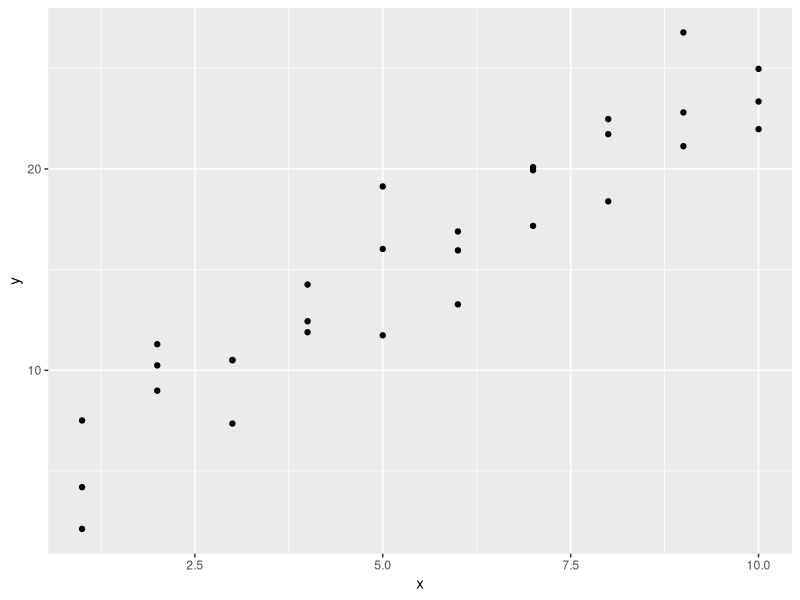
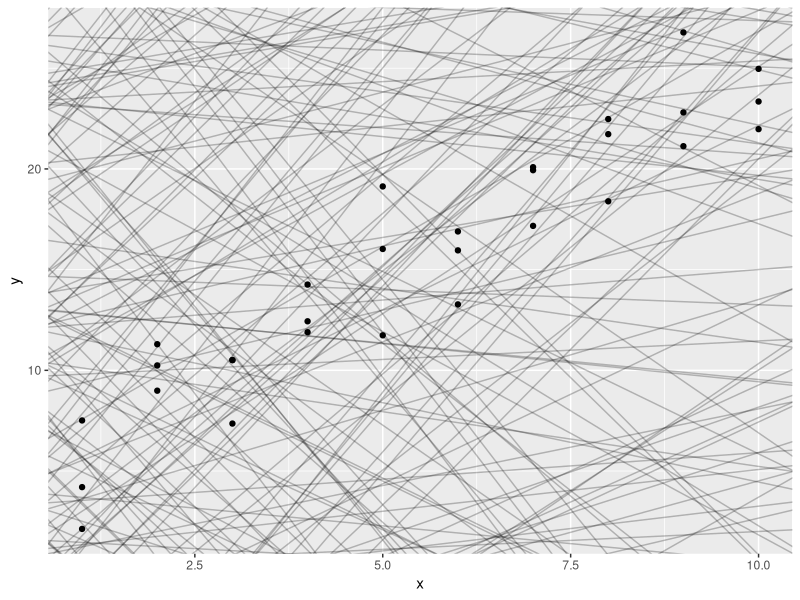
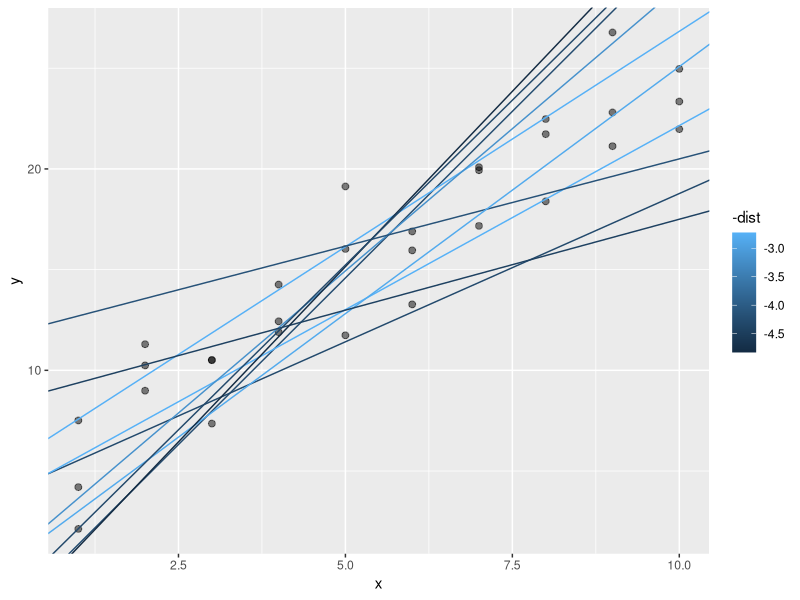
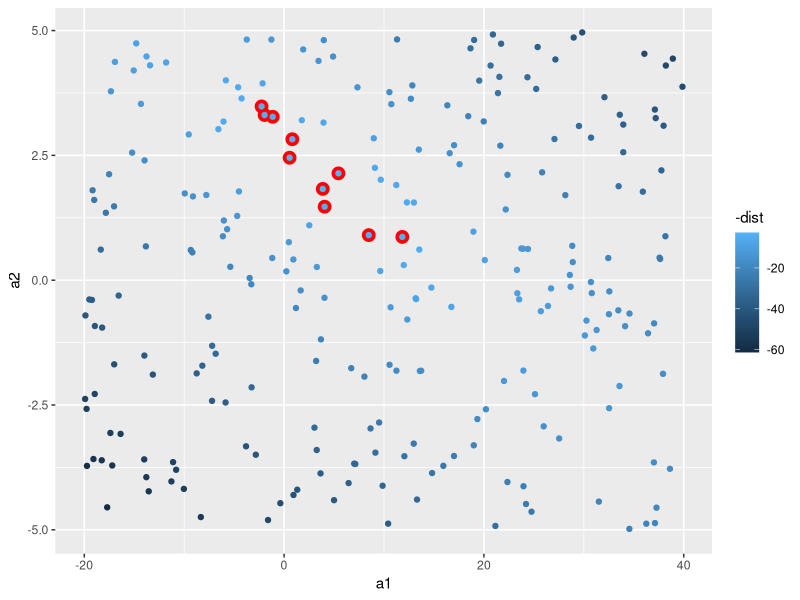
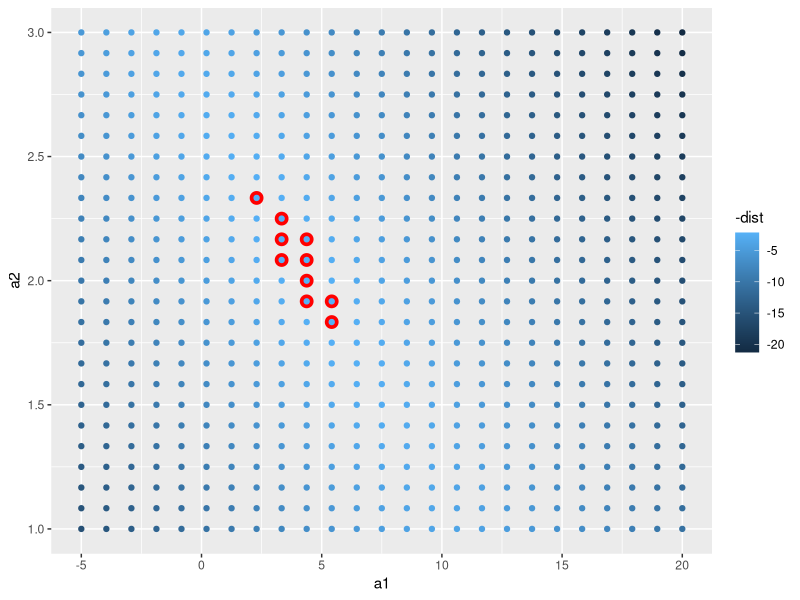
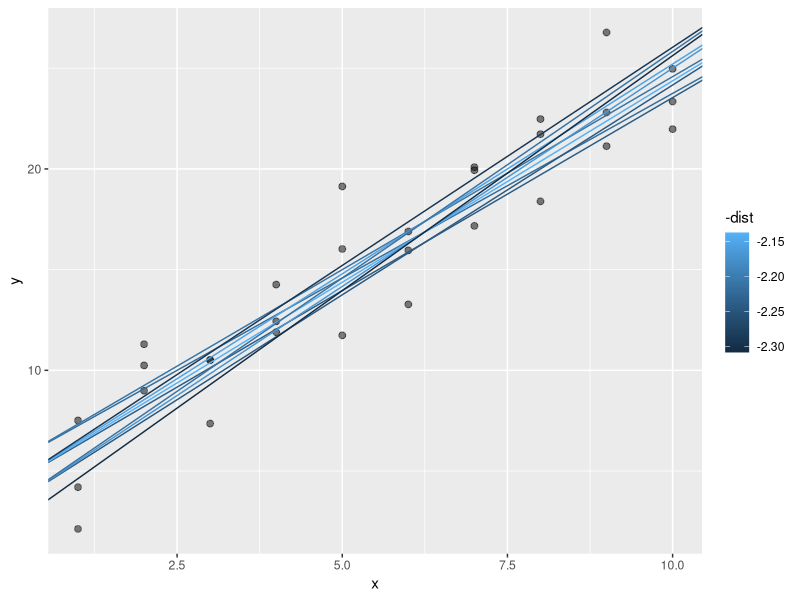
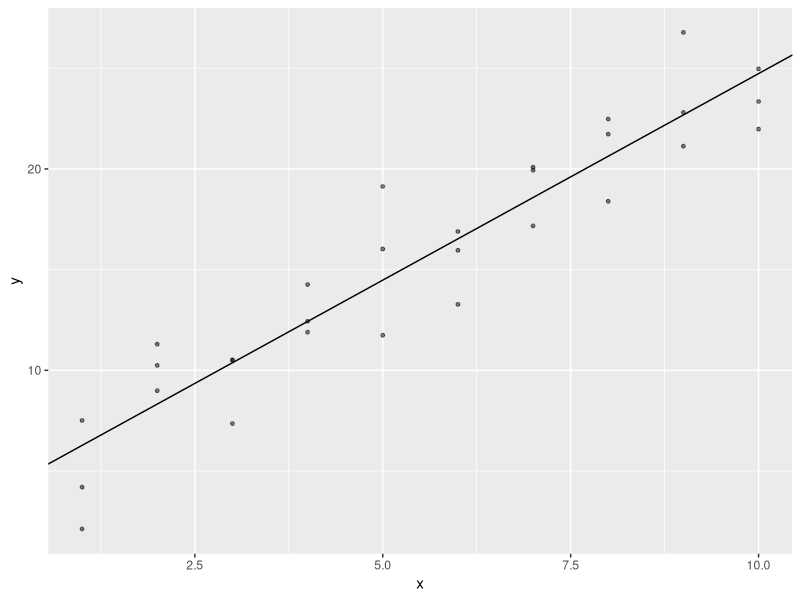
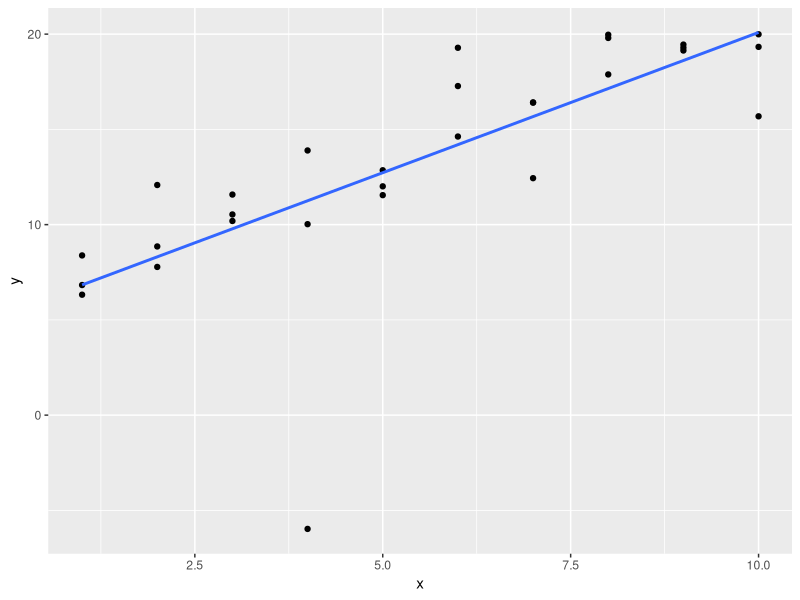

These charts were generated, in order, by the following R code:

# source: https://r4ds.had.co.nz/model-basics.html


library(tidyverse)
library(modelr)

# NA's are not silently dropped
options(na.action = na.warn)



# A simple model ----------------------------------------------------------

data(sim1)

# sim1-data set
ggplot(data = sim1, aes(x = x, y = y)) +
  geom_point()



## random search ----------------------------------------------------------
# run mutiple linear models to get a feeling
models <- tibble(
  a1 = runif(n = 250, min = -20, max = 40),
  a2 = runif(n = 250, min = -5, max = 5)
)


ggplot(sim1, aes(x = x, y = y)) + 
  geom_abline(aes(intercept = a1, slope = a2),
              data = models,
              alpha = 0.25) + 
  geom_point()




# create model-prediction-function (turn model into a function)
model1 <- function(a, data) {
  
  # yhat = b0 + b1 * x
  a[1] + a[2] * data$x
}

# 7 and 1.5 are the parameters of the  1.model!
model1(c(7, 1.5), sim1)




# measure distance between yhat and y with one value
# => “root-mean-squared deviation”
# We compute the difference between actual (y)
# and predicted (yhat), square them, average them, 
# and the take the square root. 

measure_distance <- function(mod, data) {
  
  # difference = y - yhat (= b0 + b1 * x)
  diff <- data$y - model1(mod, data)
  
  # square differecnt, average it and take the square root
  sqrt(mean(diff^2))
}


measure_distance(c(7, 1.5), sim1)



# let's compute the difference for all 250 models above

sim1_dist <- function(a1, a2) {
  measure_distance(c(a1, a2), sim1)
}

# need a purrr-helper function because 
# our distance function expects the model 
# as a numeric vector of length 2.
models <- models %>% 
  mutate(dist = purrr::map2_dbl(a1, a2, sim1_dist))

View(models)


# plot the 10 best fitting models
ggplot(sim1, aes(x = x, y = y)) +
  geom_point(size = 2, alpha = 0.5) + 
  geom_abline(
    aes(intercept = a1, slope = a2, color = -dist),
    data = filter(models, rank(dist) <= 10)
  )


# or think of the models as data points (observations)
# again the best 10 are highlighted
ggplot() +
  geom_point(aes(x = a1, y = a2),
             size = 4, 
             color = "red",
             data = filter(models, rank(dist) <= 10)) + 
  geom_point(aes(x = a1, y = a2,
                 color = -dist),
             data = models)



## grid search ------------------------------------------------------------

# instead of fitting models randomly we could do it more 
# systematically

grid <- expand.grid(
  # range is picked from the top 10 models above...
  a1 = seq(-5, 20, length = 25),
  a2 = seq(1, 3, length = 25)
  ) %>% 
  mutate(dist = purrr::map2_dbl(a1, a2, sim1_dist))

grid %>% 
  ggplot(aes(x = a1, y = a2)) + 
  geom_point(data = filter(grid, rank(dist) <= 10),
             size = 4, 
             color = "red") + 
  geom_point(aes(color = -dist))


ggplot(sim1, aes(x = x, y = y)) + 
  geom_point(size = 2, alpha = 0.5) + 
  geom_abline(
    aes(intercept = a1, slope = a2, color = -dist),
    data = filter(grid, rank(dist) <= 10)
  )

# compare to random search => distances between y and yhat are much smaller!
# You could imagine iteratively making the grid finer and finer until
# you narrowed in on the best model. But there is an even better way...




## Newton-Raphson-search --------------------------------------------------
# numerical minimisation tool

best <- optim(c(0, 0), measure_distance, data = sim1)
best$par

# If you have a function that defines the distance between a model and a dataset, 
# an algorithm (optim()) that can minimise that distance by modifying the parameters 
# of the model, you can find the best model. The neat thing about this approach is 
# that it will work for any family of models that you can write an equation for.

ggplot(sim1, aes(x = x, y = y)) +
  geom_point(size = 1, alpha = 0.5) +
  geom_abline(intercept = best$par[1], slope = best$par[2])

# looks damn good!



## linear model -----------------------------------------------------------

# y = a_1 + a_2 * x_1 + a_3 * x_2 + ... a_n * x_(n-1)

sim1_mod <- lm(y ~ x, data = sim1)

coef(sim1_mod)

# These are exactly the same values we got with optim()! 
# Behind the scenes lm() doesn’t use optim() but instead 
# takes advantage of the mathematical structure of linear 
# models. Using some connections between geometry, 
# calculus, and linear algebra, lm() actually finds the 
# closest model in a single step, using a sophisticated 
# algorithm. This approach is both faster, and guarantees 
# that there is a global minimum.




### Exercises -------------------------------------------------------------

# 1)
# One downside of the linear model is that it is **sensitive** to 
# unusual values because the distance incorporates a squared 
# term. Fit a linear model to the simulated data below, and 
# visualise the results. Rerun a few times to generate different 
# simulated datasets. What do you notice about the model?


# student t-distribution
sim1a <- tibble(
  x = rep(1:10, each = 3),
  y = x * 1.5 + 6 + rt(length(x), df = 2)
  )


ggplot(sim1a, aes(x= x, y = y)) +
  geom_point() + 
  geom_smooth(method = "lm", se = FALSE)


# compare to normal distribution
sim1b <- tibble(
  x = rep(1:10, each = 3),
  y = x * 1.5 + 6 * rnorm(length(x), mean = 0, sd = 1)
  )
          

ggplot(sim1b, aes(x = x, y = y)) +
  geom_point() + 
  geom_smooth(method = "lm", se = FALSE)


# the probability to get outliers is higher with the students-t-distribution
# why?
# students-t-distribution has heavier tails than the normal distribution!
# probability for outliers ist higher!

tibble(
  x = seq(-5, 5, length.out = 5000),
  normal = dnorm(x, mean = 0, sd = 1),
  student_t = dt(x, df = 2)
) %>% 
  pivot_longer(cols = c(normal, student_t), 
               names_to = "distribution",
               values_to = "densitiy") %>% 
  ggplot(aes(x = x, y = densitiy, colour = distribution)) +
  geom_line()



# 2)
# One way to make linear models more robust is to use a different distance 
# measure. For example, instead of root-mean-squared distance, you could 
# use mean-absolute distance:

measure_distance_2 <- function(mod, data) {
  diff <- data$y - model1(mod, data)
  mean(abs(diff))
}


# Use optim() to fit this model to the simulated data above and compare 
# it to the linear model.


# Newton-Raphson search with measure_distance_2 (!)
newton_raphson_2 <- optim(c(0, 0), measure_distance_2, data = sim1a)
newton_raphson_2$par


ggplot(sim1a, aes(x = x, y = y)) +
  geom_point(size = 1, alpha = 0.5) +
  geom_abline(intercept = newton_raphson_2$par[1], slope = newton_raphson_2$par[2])


# linear model
linear_model <- lm(y ~ x, data = sim1a)
linear_model$coefficients

ggplot(sim1a, aes(x = x, y = y)) +
  geom_point(size = 1, alpha = 0.5) +
  geom_abline(intercept = linear_model$coefficients[1],
              slope = linear_model$coefficients[2])



# compare to measure_distance
newton_raphson <- optim(c(0, 0), measure_distance, data = sim1a)
newton_raphson$par

ggplot(sim1a, aes(x = x, y = y)) +
  geom_point(size = 1, alpha = 0.5) +
  geom_abline(intercept = newton_raphson$par[1], 
              slope = newton_raphson$par[2])


# compare the regression lines of the 3 models
# coefficients and regression line with measure_distance are the same as the lm-coefficients!
# measure_distance_2 is slightly different => calculated with another formula!





# Visualising models ------------------------------------------------------


## Predictions ------------------------------------------------------------

# predictors show us the pattern, the model has captured!

# take a look at the sim1 data again
View(sim1)


# create a grid
grid <- sim1 %>% 
  data_grid(x)

grid


# add predictions (1 perdiction per x-value)
grid <- grid %>% 
  add_predictions(sim1_mod)

grid


# plot => the predictors reduce the model (linear relationship between the data points)
ggplot() +
  geom_point(data = sim1, aes(x = x, y = y)) +
  geom_line(data = grid, aes(x = x, y = pred),
            color = "red")




## Residuals (flip side of predictors) ------------------------------------

# residuals tell you what the model has missed!
# residuals = y (observed values) - yhat (predicted values)

# we need the original data set to calculate the residuals!
sim1 <- sim1 %>% 
  add_residuals(sim1_mod)

sim1


# how spread are the residuals?
ggplot(sim1, aes(x = resid)) +
  geom_freqpoly(binwidth = 0.5)

# mean of the residuals will always be 0
mean(sim1$resid)

ggplot(sim1, aes(x = x, y = resid)) + 
  geom_ref_line(h = 0, colour = "red") +
  geom_point()


# Putting a reference line at zero for residuals is important because 
# good models (generally) should have residuals centered at zero, with 
# approximately the same variance (or distribution) over the support of x, 
# and no correlation. A zero reference line makes it easier to judge these 
# characteristics visually.




### Exercises  ------------------------------------------------------------

# Instead of using lm() to fit a straight line, you can use loess() to fit 
# a smooth curve. Repeat the process of model fitting, grid generation, 
# predictions, and visualization on sim1 using loess() instead of lm(). 
# How does the result compare to geom_smooth()?


sim1_loess <- loess(y ~ x, data = sim1)
sim1_lm <- lm(y ~ x, data = sim1)


sim1 <- sim1 %>% 
  add_residuals(sim1_lm) %>% 
  add_predictions(sim1_lm) %>% 
  add_residuals(sim1_loess, var = "resid_loess") %>% 
  add_predictions(sim1_loess, var = "pred_loess")


sim1

# plot predictors (loess)
ggplot(data = sim1, aes(x = x, y = y)) +
  geom_point() +
  geom_line(aes(x = x, y = pred_loess), color = "red", size = 1)

# NOTE: this is the default method of geom_smooth...
ggplot(data = sim1, aes(x = x, y = y)) +
  geom_point() +
  geom_smooth(se = FALSE)

# plot predictors (lm)
ggplot(data = sim1, aes(x = x, y = y)) +
  geom_point() + 
  geom_line(aes(x = x, y = pred), color = "red", size = 1)

# NOTE: this is another method of geom_smooth...
ggplot(data = sim1, aes(x = x, y = y)) +
  geom_point() + 
  geom_smooth(method = "lm", se = FALSE)


# compare the residuals (!)
ggplot(data = sim1) +
  geom_ref_line(h = 0, colour = "black") + 
  # lm
  geom_point(aes(x = x, y = resid), color = "red") +
  # loess 
  geom_point(aes(x = x, y = resid_loess), color = "blue")

# loess has in general smaller residuals within (!) the sample...




## Categorical variables --------------------------------------------------


# Generating a function from a formula is straight forward when the predictor is 
# continuous, but things get a bit more complicated when the predictor is **categorical**. 
# Imagine you have a formula like y ~ sex, where sex could either be male or female. 
# It doesn’t make sense to convert that to a formula like y = x_0 + x_1 * sex because 
# sex isn’t a number - you can’t multiply it! Instead what R does is convert it to 
# y = x_0 + x_1 * sex_male where sex_male is one if sex is male and zero otherwise:

df <- tribble(
  ~ sex, ~ response,
  "male", 1,
  "female", 2,
  "male", 1
)

df

model_matrix(df, response ~ sex)

# **dummy-trap**
# You might wonder why R also doesn’t create a sexfemale column. The problem 
# is that would create a column that is perfectly predictable based on the 
# other columns (i.e. sexfemale = 1 - sexmale). Unfortunately the exact details 
# of why this is a problem is beyond the scope of this book, but basically it 
# creates a model family that is too flexible, and will have infinitely many 
# models that are equally close to the data.


# plot
data(sim2)
View(sim2)
ggplot(sim2, aes(x = x , y = y)) +
  geom_point()


# generate model
mod2 <- lm(y ~ x, data = sim2)

grid <- sim2 %>% 
  data_grid(x) %>% 
  # again one perditor per x value...
  add_predictions(mod2)

grid


# Effectively, a model with a categorical X-variable will predict 
# the mean value for each category!
# Why? Because the mean minimises the root-mean-squared distance!
ggplot(data = sim2, aes(x = x, y = y)) +
  geom_point() +
  geom_point(data = grid, aes(x = x, y = pred), 
             color = "red",
             size = 2)


# compare to the regression-output!
mod2
# xa is the reference category
# the coefficients tell you the difference between the mean values!
# for example if you switch form xa (mean = 1.15) to xb (mean = 8.12)
# the coefficient is 8.12 - 1.15 = 6.96
# etc.!



## Interactions (continuous and categorical) ------------------------------

data(sim3)

# what happens if you have a contonuous and a categorical predictors?
# lets take a look! x1 = continuous, x2 = categorical
ggplot(data = sim3, aes(x = x1, y = y)) +
  geom_point(aes(color = x2))


# 2 possible models
# 1. 
mod1 <- lm(y ~ x1 + x2, data = sim3)

# 2.
mod2 <- lm(y ~ x1 * x2, data = sim3)
# y ~ x1 * x2 is translated to y = a_0 + a_1 * x1 + a_2 * x2 + a_12 * x1 * x2
# Note that whenever you use *, both the interaction AND 
# the individual components are included in the model.


# visualise these two models
# create a data-grid
grid <- sim3 %>% 
  # now we need both variables!
  data_grid(x1, x2) %>% 
  # gather the predictions form both models in one step
  gather_predictions(mod1, mod2)


View(grid)


# visualise the results for both models
ggplot(data = sim3, aes(x = x1, y = y, color = x2)) +
  geom_point() +
  geom_line(data = grid, aes(x = x1, y = pred, color = x2)) +
  facet_wrap(~model) +
  labs(title = "Model Comparison (continuous and categorical)",
       subtitle = "mod1 = no interactions | mod2 = interactions")

# Note that the model that uses + (no interaction) has the same slope for each 
# line, but different intercepts. The model that uses * (interaction) has a 
# different slope AND intercept for each line.


# which model perfoms better?
# take a look at the residuals!

sim3 <- sim3 %>% 
  gather_residuals(mod1, mod2)

View(sim3)

sim3 %>% 
  ggplot(aes(x = x1, y = resid, color = x2)) +
  geom_point() + 
  # facet grid (model AND x2)
  facet_grid(~ model ~ x2)

# mod1: patterns are clearly visible (!)
# => mod1 has missed these patterns!

# mod2: no patterns visible
# => mod2 has captured these patterns! 



## Interactions (two continuous) ------------------------------------------

data (sim4)

mod1 <- lm(y ~ x1 + x2, data = sim4)
mod2 <- lm(y ~ x1 * x2, data = sim4)
# y ~ x1 * x2 is translated to y = a_0 + a_1 * x1 + a_2 * x2 + a_12 * x1 * x2

grid <- sim4 %>% 
  data_grid(
    # not every single value of x is needed here...
    # take a look at the seq_range()-function!
    # => pretty = TRUE, trim, expand...
    x1 = seq_range(x1, 5),
    x2 = seq_range(x2, 5)
  ) %>% 
  gather_predictions(mod1, mod2)


grid


# visualise model (first as a 3d surface from the top)

ggplot(data = grid, aes(x = x1, y = x2, fill = pred)) +
  geom_tile() + 
  facet_wrap(~ model) +
  scale_fill_viridis_b() +
  labs(title = "Model Comparison (continuous and continuous)",
       subtitle = "mod1 = no interactions | mod2 = interactions")

# the models do not look that different...



# visualise model (multiple slices from either side)

p1 <- ggplot(data = grid, aes(x = x1, y = pred, color = x2, group = x2)) + 
  geom_line() + 
  facet_wrap(~ model) +
  labs(title = "Model Comparison (continuous and continuous)",
       subtitle = "mod1 = no interactions | mod2 = interactions")


p2 <- ggplot(data = grid, aes(x = x2, y = pred, color = x1, group = x1)) +
  geom_line() + 
  facet_wrap(~ model) +
  labs(title = "Model Comparison (continuous and continuous)",
       subtitle = "mod1 = no interactions | mod2 = interactions")


library(patchwork)
p1 + p2

# An interaction says that there’s not a fixed offset: 
# => you need to consider both (!) values of x1 and x2 simultaneously in order to predict y.
# Interaction: x1 and x2 are connected (if you change one of them, you change the other as well)
# => different slopes AND intercepts!


# You can see that even with just two continuous variables, coming up with good visualisations 
# are hard. But that’s reasonable: you shouldn’t expect it will be easy to understand how 
# three or more variables simultaneously interact!




## Transformations --------------------------------------------------------

# Transformations are useful because you can use them to approximate non-linear 
# functions. If you’ve taken a calculus class, you may have heard of Taylor’s 
# theorem which says you can approximate any smooth function with an infinite 
# sum of polynomials. That means you can use a polynomial function to get 
# arbitrarily close to a smooth function by fitting an equation like 
# y = a_1 + a_2 * x + a_3 * x^2 + a_4 * x ^ 3. 
# Typing that sequence by hand is tedious, so R provides a helper function: poly():

# NOTE: you can always take a look, what R is doing in the "backgroud"

df <- tribble(
  ~y, ~x,
  1,  1,
  2,  2, 
  3,  3
)

model_matrix(df, y ~ poly(x, 2))

# Outside the range of the data, polynomials rapidy shoot off to + or - inf
# => be careful with poly()

# better use spline()!

library(splines)

model_matrix(df, y ~ ns(x, 2))


# What does it look like when we try to approximate a non-linear (!) model?

# generate the data first!
sim5 <- tibble(
  x = seq(0, 3.5 * pi, length = 50),
  
  # rnorm adds some random noise to the data
  y = 4 * sin(x) + rnorm(n = length(x))
)


sim5_NoNoise <- tibble(
  x = seq(0, 3.5 * pi, length = 50),
  y = 4 * sin(x)
  )



# create models (5 each) & grids
mod1 <- lm(y ~ ns(x, 1), data = sim5)
mod2 <- lm(y ~ ns(x, 2), data = sim5)
mod3 <- lm(y ~ ns(x, 3), data = sim5)
mod4 <- lm(y ~ ns(x, 4), data = sim5)
mod5 <- lm(y ~ ns(x, 5), data = sim5)

mod1_NoNoise <- lm(y ~ ns(x, 1), data = sim5_NoNoise)
mod2_NoNoise <- lm(y ~ ns(x, 2), data = sim5_NoNoise)
mod3_NoNoise <- lm(y ~ ns(x, 3), data = sim5_NoNoise)
mod4_NoNoise <- lm(y ~ ns(x, 4), data = sim5_NoNoise)
mod5_NoNoise <- lm(y ~ ns(x, 5), data = sim5_NoNoise)

# grids
grid <- sim5 %>% 
  data_grid(x = seq_range(x, n = 50, expand = 0.1)) %>% 
  gather_predictions(mod1, mod2, mod3, mod4, mod5)


grid_NoNoise <- sim5_NoNoise %>% 
  data_grid(x = seq_range(x, n = 50, expand = 0.1)) %>% 
  gather_predictions(mod1_NoNoise, mod2_NoNoise, mod3_NoNoise, mod4_NoNoise, mod5_NoNoise)



# plot
ggplot(data = sim5, aes(x = x, y = y)) +
  geom_point() +
  geom_line(data = grid, aes(x = x, y = pred), color = "red") + 
  facet_wrap(~ model)


ggplot(data = sim5_NoNoise, aes(x = x, y = y)) + 
  geom_point() + 
  geom_line(data = grid_NoNoise, aes(x = x, y = pred), color = "red") +
  facet_wrap(~ model)


# Note the difference between the two data sets!

# Notice that the extrapolation outside the range of the data is clearly bad. 
# This is the downside to approximating a function with a polynomial. But this 
# is a very real problem with every model: the model can never tell you if 
# the behaviour is true when you start extrapolating outside the range of 
# the data that you have seen. 
